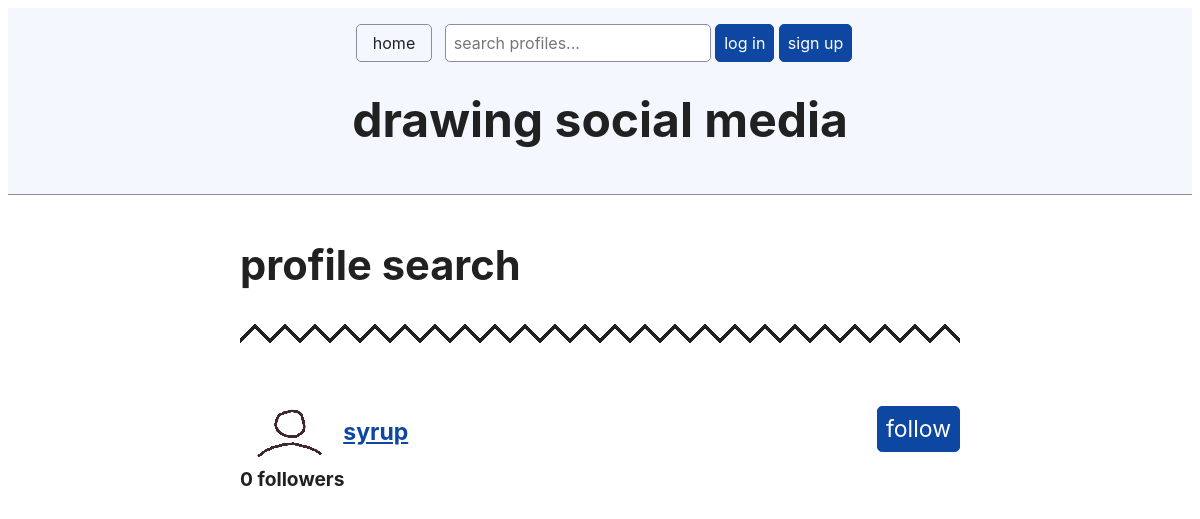
The page /search/syrup/ on the database as committed earlier.
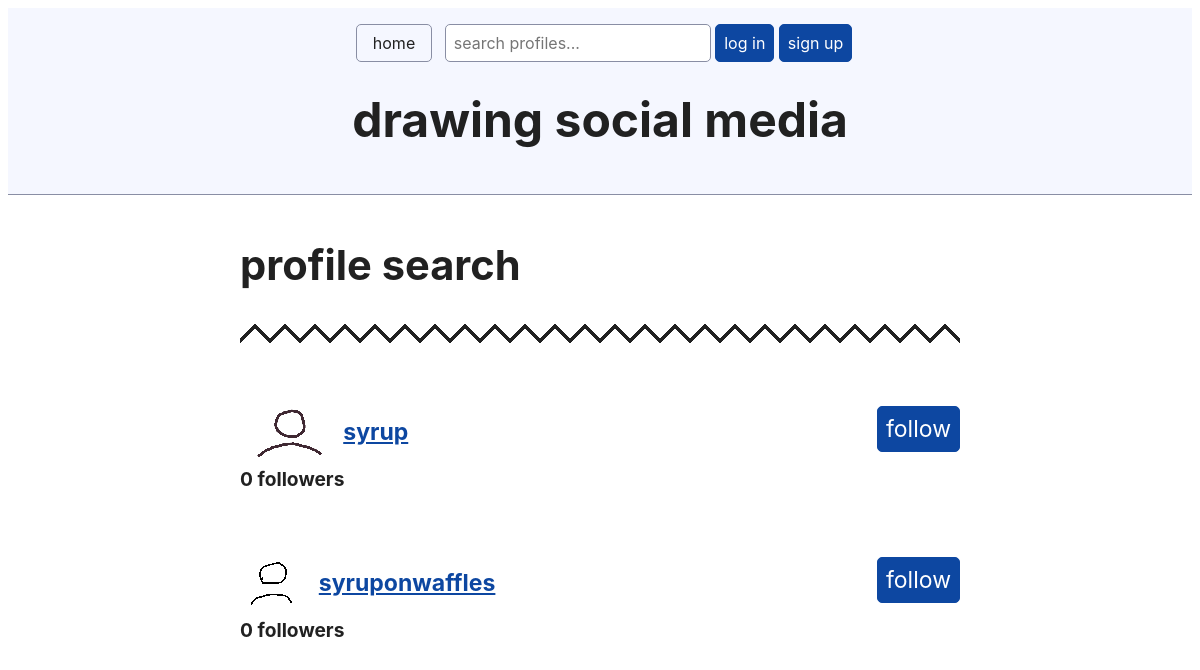
The same page on the database as committed later.
### socialMedia/models.py (models this page shows)
class UserProfile(models.Model):
    user = models.OneToOneField(User, on_delete=models.CASCADE)
    profile_picture = models.ImageField(default="placeholders/fpfPlaceholder.png")
    bio_picture = models.ImageField(default="placeholders/bioPlaceholder.png")
    def __str__(self):
        return self.user.username

### socialMedia/views.py (the view)
# urls.py: path('search/<username>/',views.profile_search,name="profile_search"),
def profile_search(request, username):
    page=1
    parsed_url = parse_qs(urlparse(request.build_absolute_uri()).query)
    if('page' in parsed_url):
        page=parsed_url['page'][0]
    profiles = UserProfile.objects.filter(user__username__contains=username)
    profiles = Paginator(profiles, 100)
    context = {
        "page" : page,
        "max_page" : profiles.num_pages,
        "profiles": profiles.page(page),
    }
    return render(request, "profile_search.html", context)

### socialMedia/templatetags/filters.py (called while the page is built)
@register.filter(name="dasame")
def dasame(things, category):
    return things.filter(created_by=category).exists()

### socialMedia/templates/profile_search.html (shortened to what this page needs)
{% extends "base.html" %}
{% block page_content %}
    <h2>profile search</h2>
    <div style="margin-top: 0;" class="zig-zag-line"></div>
    {% if profiles %}
        {% for profile in profiles %}
            <h4>
                <a href="{% url 'profile_detail' profile.pk%}"><img style="height: 55px; border-style: none;vertical-align: middle;" src="/media/{{profile.profile_picture}}" alt="body image"></a>
                <a href="{% url 'profile_detail' profile.pk%}">{{ profile }}</a>
                {% include 'components/follow.html' %}
                <br>
                <small style="margin-top: 0;" id="fc{{profile.pk}}" >{{profile.followers.all.count}} followers </small>
            </h4>
        {% endfor %}
    {% else %}
        <h4> there are no profiles that match that search bud</h4>
    {% endif %}
{% endblock page_content %}

### socialMedia/templates/components/follow.html
{% if profile.user != user %}
    {% load filters %}
    <button style="display: inline;float: right;" onclick="follow('{% url 'profile_follow' profile.pk %}','{% url 'profile_get_followers' profile.pk %}',{{profile.pk}},'{{ csrf_token }}')" id="f{{profile.pk}}">
        {% if profile.followers.all|dasame:user.pk %}
        unfollow
        {% else %}
        follow
        {% endif %}
    </button>
{% endif %}

Rows that differ between the two databases and show on the page:
added UserProfile: profile_picture (placeholder picture), user.username "syruponwaffles", shows "follow", followers.all.count "0"
